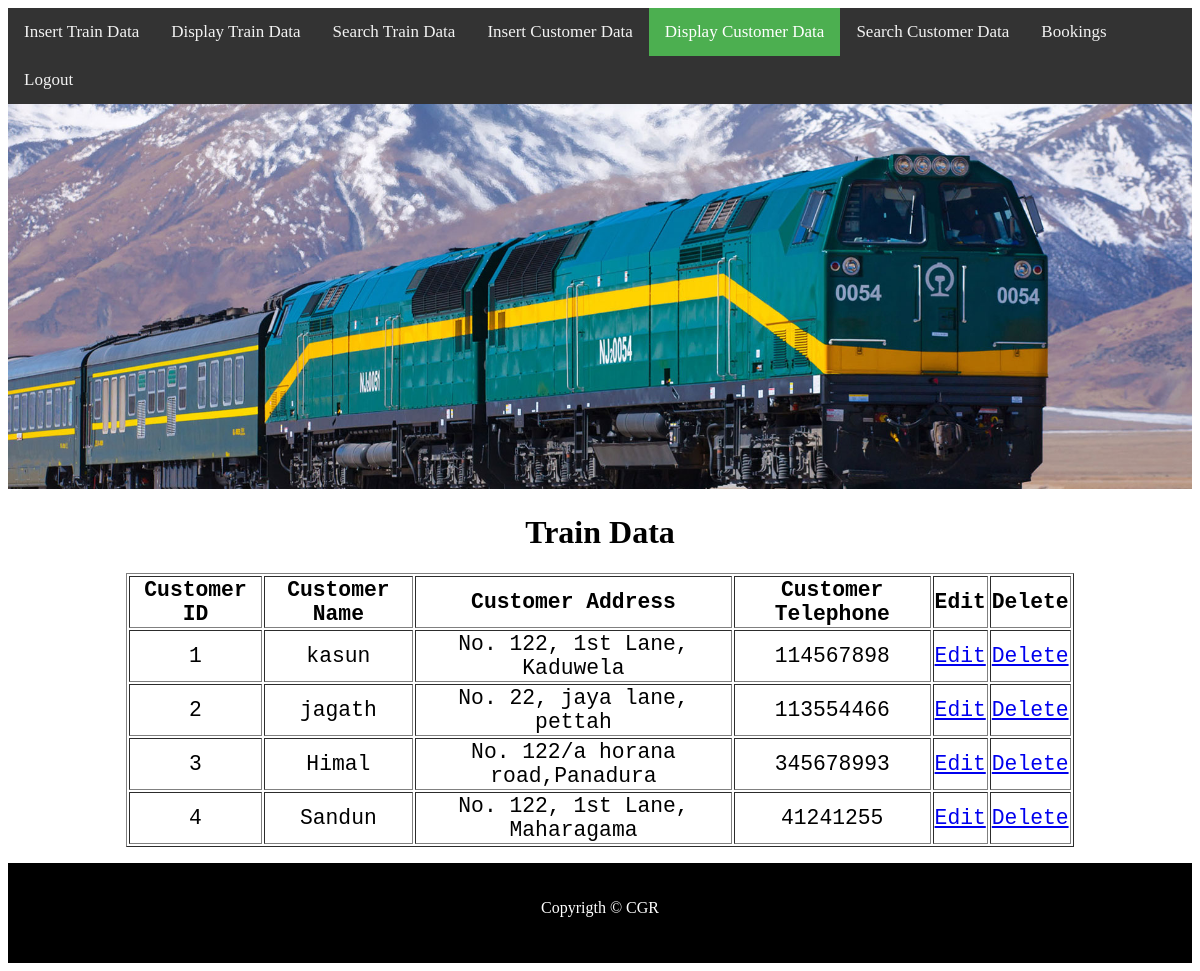
/admin/show1.php (signed in), run on the app's committed database.
### tables this page shows
CREATE TABLE IF NOT EXISTS `customer` (
  `cust_id` int(11) NOT NULL AUTO_INCREMENT,
  `cust_name` varchar(100) NOT NULL,
  `cust_address` varchar(200) NOT NULL,
  `cust_tele` int(10) NOT NULL,
  PRIMARY KEY (`cust_id`)
);

### admin/show1.php (the view, shortened to what this page needs)
<!DOCTYPE html>
<?php
$link = mysqli_connect("localhost","root","");
mysqli_select_db($link,"train");
?>
<html lang="en">
<head>
    <link rel="stylesheet" href="../style.css">
</head>
<body>
    <header>
        <div class="topnav">
        <a href="insert.php">Insert Train Data</a>
        <a href="show.php">Display Train Data</a>
        <a href="search.php">Search Train Data</a>
        <a href="insert1.php">Insert Customer Data</a>
        <a class="active" href="show1.php">Display Customer Data</a>
        <a href="search1.php">Search Customer Data</a>
        <a href="booking.php">Bookings</a>
        <a href="logout.php">Logout</a>
        </div>
    </header>
    <div><img src="../img/header.jpg" alt="" width=100%></div>
    <div>
    <h1><center>Train Data</center></h1>
    <?php
                    $res = mysqli_query($link,"select *from customer");
                    echo "<center>";
                    echo"<table border=1>";
                    echo "<tr>";
                            echo "<th>"; echo "Customer ID"; echo "</th>";
                            echo "<th>"; echo "Customer Name"; echo "</th>";
                            echo "<th>"; echo "Customer Address"; echo "</th>";
                            echo "<th>"; echo "Customer Telephone"; echo "</th>";
                            echo "<th>"; echo "Edit"; echo "</th>";
                            echo "<th>"; echo "Delete"; echo "</th>";
                    echo "</tr>";
                    while($row = mysqli_fetch_array($res)){
                        echo "<tr>";
                            echo "<td>"; echo $row["cust_id"]; echo "</td>";
                            echo "<td>"; echo $row["cust_name"]; echo "</td>";
                            echo "<td>"; echo $row["cust_address"]; echo "</td>";
                            echo "<td>"; echo $row["cust_tele"]; echo "</td>";
                            ?>
                            <td><a href="editc.php?id=<?php echo $row["cust_id"];?>">Edit</a></td>
                            <td><a href="deletec.php?id=<?php echo $row["cust_id"];?>">Delete</a></td>
                            <?php
                        echo "</tr>";
                    }
                    echo"</table>";
                    echo"</center>";
            ?>
    </div>
    <footer>
        <p><center>Copyrigth &copy; CGR</center></p>
    </footer>
</body>
</html>

### style.css (style rules this page uses)
table { width: 80%; font-family: monospace; text-align: center; font-size: 16pt; }
tr { height: 50px; }
footer { background-color: black; color: white; height: 100px; }
p { padding-top: 20px; }
.topnav { background-color: #333; overflow: hidden; }
.topnav a { float: left; color: #f2f2f2; text-align: center; padding: 14px 16px; text-decoration: none; font-size: 17px; }
.topnav a.active { background-color: #4CAF50; color: white; }

### data on the page
customer: cust_id "1", cust_name "kasun", cust_address "No. 122, 1st Lane, Kaduwela", cust_tele "114567898"
customer: cust_id "2", cust_name "jagath", cust_address "No. 22, jaya lane, pettah", cust_tele "113554466"
customer: cust_id "3", cust_name "Himal", cust_address "No. 122/a horana road,Panadura", cust_tele "345678993"
customer: cust_id "4", cust_name "Sandun", cust_address "No. 122, 1st Lane, Maharagama", cust_tele "41241255"
